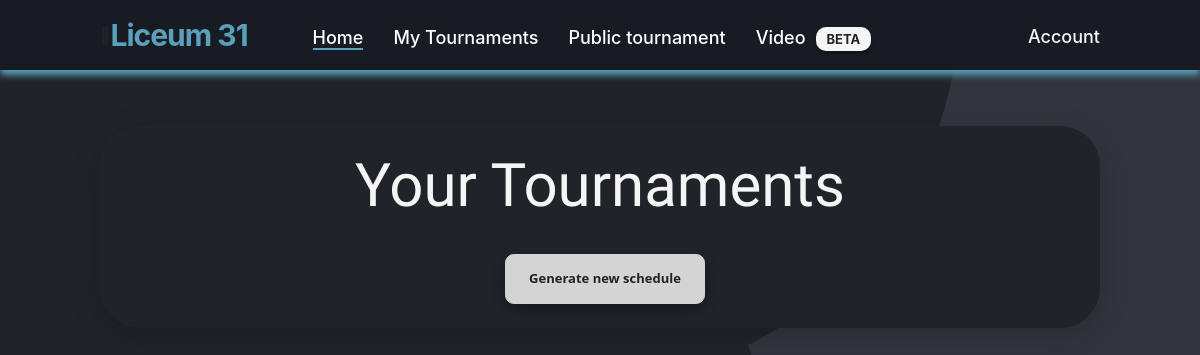
The page /tournaments (signed in) on the database as committed earlier.
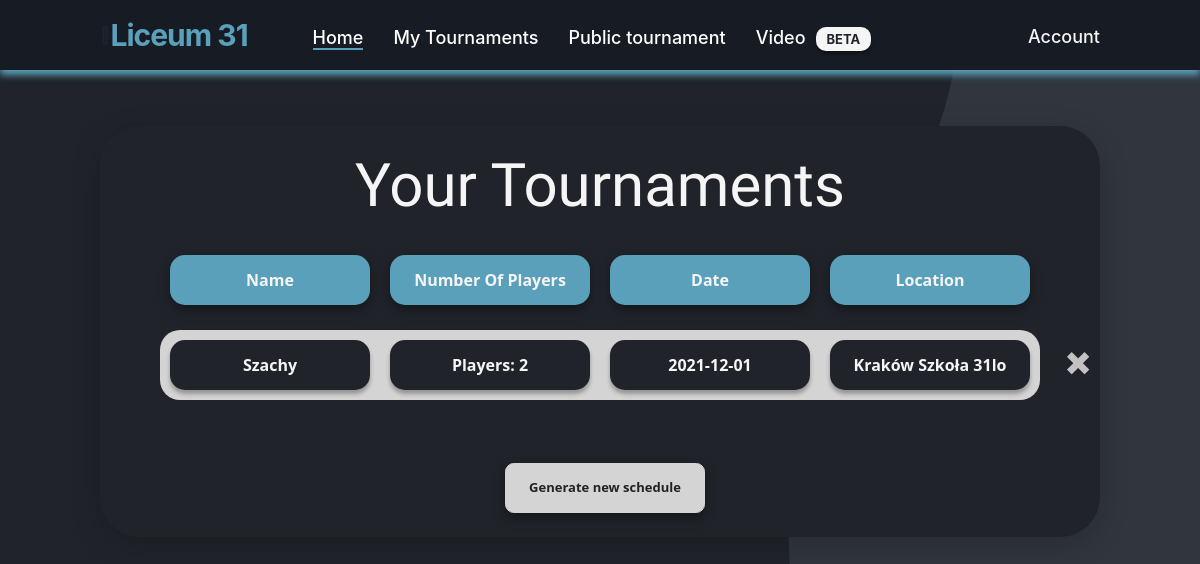
The same page on the database as committed later.
### website/models.py (models this page shows)
class Tournament(db.Model):
    id = db.Column(db.Integer,primary_key=True)
    user_id = db.Column(db.Integer,db.ForeignKey('user.id'))
    name = db.Column(db.String(150))
    date = db.Column(db.Date)
    location = db.Column(db.String(150))
    discipline = db.Column(db.String(150))
    type = db.Column(db.String(150))
    status = db.Column(db.String(150), default="upcoming")
    is_public = db.Column(db.Boolean(),default=False)
    current_round_number = db.Column(db.Integer(),default=0)
    max_rounds = db.Column(db.Integer())
    edited_dual_id = db.Column(db.Integer())
    rounds = db.relationship('Round')
    duals = db.relationship('Dual')
    opponents = db.relationship('Opponent')
    standings = db.relationship('Standing')

### website/views.py (the view)
@views.route('/tournaments', methods=['GET', 'POST'])
@login_required
def tournaments():
    return render_template("tournaments.html", user=current_user)

### website/__init__.py (called while the page is built)
def create_app():
    app = Flask(__name__)
    app.config['SECRET_KEY'] = 'kjabwdlajbal'
    app.config['SQLALCHEMY_DATABASE_URI'] = f'sqlite:///{DB_NAME}'
    app.config['SQLALCHEMY_TRACK_MODIFICATIONS'] = False
    db.init_app(app)  # inicjowanie bazy danych dla aplikacji
    from .views import views
    from .auth import auth
    app.register_blueprint(views, url_prefix='/')
    app.register_blueprint(auth, url_prefix='/')
    from .models import User
    create_datebase(app)
    login_manager = LoginManager()
    login_manager.login_view = 'auth.login'
    login_manager.init_app(app)
    @login_manager.user_loader
    def load_user(id):
        return User.query.get(int(id))
    return app

### website/templates/tournaments.html
{% extends "base.html" %} {% block title %}Your Tournaments{% endblock %} {%
block content %}
<section class="tournaments_box_container container_tournaments">
  <br />
  <h3 align="center">Your Tournaments</h3>
  <table style="margin: auto">
    <tbody style="display: flex; margin-bottom: 15px; margin-top: 15px">
      <tr class="btn-danger_nav_list_group_tournaments">
        <div align="center ">
          <td>Name</td>
        </div>
      </tr>
      <tr class="btn-danger_nav_list_group_tournaments">
        <div align="center ">
          <td>Number Of Players</td>
        </div>
      </tr>
      <tr class="btn-danger_nav_list_group_tournaments">
        <div align="center ">
          <td>Date</td>
        </div>
      </tr>
      <tr class="btn-danger_nav_list_group_tournaments">
        <div align="center ">
          <td>Location</td>
        </div>
      </tr>
    </tbody>
    {% for tournament in user.tournaments %}
    <table style="margin: auto">
      <tbody
        class="btn_tournaments_list"
        onClick="showTournament({{tournament.id}}) "
        style="display: flex; margin-bottom: 15px"
      >
        <button id="button_close" class="close_tournaments">
          <span onClick="deleteTournament({{tournament.id}})" aria-hidden="true"
            >&times;</span
          >
        </button>
        <tr class="btn-danger_nav_list_group_tournaments_name" align="center ">
          <td>{{tournament.name}}</td>
        </tr>
        <tr class="btn-danger_nav_list_group_tournaments_name" align="center ">
          <td>Players: {{tournament.opponents|length}}</td>
        </tr>
        <tr class="btn-danger_nav_list_group_tournaments_name" align="center ">
          <td>{{tournament.date}}</td>
        </tr>
        <tr class="btn-danger_nav_list_group_tournaments_name" align="center ">
          <td>{{tournament.location}}</td>
        </tr>
      </tbody>
    </table>
    {% endfor %}
    <br />
  </table>
  <br />
  <div align="center ">
    <a href="/new-tournament ">
      <button id="btn" type="button " class="btn-danger_nav_tournaments">
        Generate new schedule
      </button>
    </a>
  </div>
  <br />
</section>
{% endblock %}

### website/templates/base.html (shortened to what this page needs)
<!DOCTYPE html>
<html lang="en">
<head>
    <link rel="stylesheet" href="https://stackpath.bootstrapcdn.com/bootstrap/4.4.1/css/bootstrap.min.css" />
    <link rel="stylesheet" href="https://stackpath.bootstrapcdn.com/font-awesome/4.7.0/css/font-awesome.min.css" />
    <link rel="stylesheet" href="{{ url_for('static', filename='style.css') }}" />
    <link rel="stylesheet" type="text/css" href="../static/cookiepopup.js" async />
</head>
<body>
    <section>
        <nav>
            <div class="menu-icon">
                <span class="fas fa-bars"></span>
            </div>
            <a id="home" href="/">
                <div class="logo" style="color: #5aa0ba; font-weight: 700">Liceum 31</div>
            </a>
            <div class="nav-items">
                {% if user.is_authenticated %}
                <li><a class="linkbutton link-active" id="home" href="/">Home</a></li>
                <li><a class="linkbutton" href="/tournaments">My Tournaments</a></li>
                <li><a class="linkbutton" href="/public-schedule">Public tournament</a></li>
                <li><a class="linkbutton" title="Video Test 1.0 BETA" href="/video">Video</a><span style="margin-left: 10px;" class="beta_version">BETA</span></li>
                {% endif %}
            </div>
            {% if user.is_authenticated %}
            <ul>
                <li>
                    <a href="#">Account</a>
                </li>
                </ul>
            {% endif %}
        </nav>
        <div class="container">{% block content %} {% endblock %}</div>
    </section>
</body>
</html>

### website/static/style.css (style rules this page uses)
html { scroll-behavior: smooth; }
body { background-image: url("../static/bgp.png"); scroll-behavior: smooth; overflow: overlay; background-repeat: no-repeat; background-attachment: fixed; }
button.close_tournaments { margin-top: 8px; margin-left: -250px; border-color: transparent; background-color: transparent; }
.close_tournaments { float: right; font-size: 2.5rem; font-weight: 900; line-height: 1; color: rgb(212, 212, 212); opacity: 90%; text-shadow: 0 1px 0 #171c24; margin-right: auto; }
ul { list-style: none; float: left; margin-top: 18px; }
ul>li { margin: 0; padding: 0; float: left; position: relative; }
ul>li>a { color: whitesmoke; text-decoration: none; padding-bottom: 20px; }
a { color: #fff; font-size: 18px; font-weight: 500; text-decoration: none; }
nav { background: #171c24; display: flex; flex-wrap: wrap; align-items: center; justify-content: space-between; height: 70px; padding: 0 100px; box-shadow: 0 5px 7px 0 #5aa0ba; }
nav .logo { color: #fff; font-size: 30px; font-weight: 600; letter-spacing: -1px; text-decoration: none; }
nav .nav-items { display: flex; flex: 1; padding: 0 0 0 50px; margin-top: 4px; }
nav .nav-items li { list-style: none; padding: 0 15px; }
nav .nav-items li a { font-size: 18px; font-weight: 500; text-decoration: none; }
.beta_version { pointer-events: none; cursor: default; color: #20242A; background-color: whitesmoke; padding: 3px 10px; font-size: 13px; border-radius: 10px; font-weight: 700; border: 1px solid transparent; box-shadow: 0 0.25em 0.25em rgb(0 0 0 / 30%); }
.link-active { border-bottom: 2px solid #5AA0BA; }
h3 { color: whitesmoke; font-family: 'Stick No Bills', sans-serif; font-size: 60px; }
.container { width: 1800px; }
.tournaments_box_container { background-color: #20242A; height: 300px; width: 700px; box-shadow: 0 8px 30px 0 rgba(0, 0, 0, 0.2); border-radius: 40px; }
.container_tournaments { width: 1000px; height: auto; margin: 0 auto; margin-top: 5%; }
.btn-danger_nav_list_group_tournaments { background-color: #5AA0BA; border: 0; width: 200px; height: 50px; border-radius: 15px; outline: none; box-shadow: 0px 5px 12px rgba(0, 0, 0, 0.4); transition: 0.5s; backface-visibility: hidden; margin: 10px; text-align: -webkit-center; }
.btn-danger_nav_list_group_tournaments td { color: whitesmoke; font-family: "Segoe UI", Tahoma, Geneva, Verdana, sans-serif; font-weight: bold; padding: 13px; text-align: center; }
.btn-danger_nav_list_group_tournaments_name { background-color: #20242A; border: 0; width: 200px; height: 50px; border-radius: 15px; outline: none; box-shadow: 0 0.25em 0.25em rgb(0 0 0 / 30%); transition: 0.5s; backface-visibility: hidden; margin: 10px; text-align: -webkit-center; }
.btn-danger_nav_list_group_tournaments_name td { color: whitesmoke; font-family: "Segoe UI", Tahoma, Geneva, Verdana, sans-serif; font-weight: bold; padding: 13px; text-align: center; }
.btn_tournaments_list { background-color: rgb(212, 212, 212); border: 0; border-radius: 20px; cursor: pointer; transition: all .3s ease-out; }
.btn-danger_nav_tournaments { background-color: rgb(212, 212, 212); border: 0; width: 200px; height: 50px; border-radius: .55rem; font-family: "Segoe UI", Tahoma, Geneva, Verdana, sans-serif; color: #202225; font-size: 13px; font-weight: bold; outline: none; box-shadow: 0px 5px 12px rgba(0, 0, 0, 0.4); transition: 0.5s; backface-visibility: hidden; border: 1px solid rgb(212, 212, 212); margin-left: 10px; }

Rows that differ between the two databases and show on the page:
added Tournament: name "Szachy", opponents|length "2", date "2021-12-01", location "Kraków Szkoła 31lo"
Other text that changed with them:
text now shown: "Name Number Of Players Date Location"
